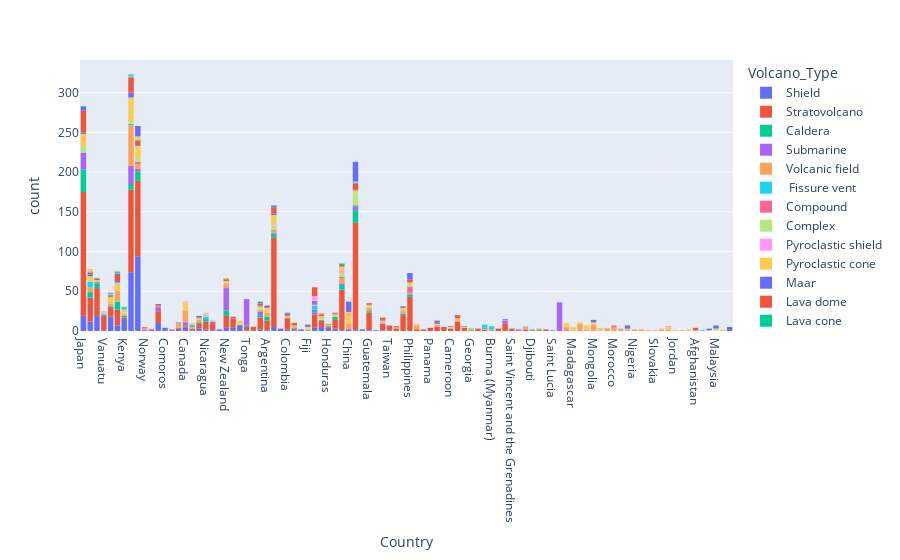

Notebook cell for this chart:
### Code cell
px.histogram(data, x='Country', color='Volcano_Type')

### Figure 1 — Plotly figure (JSON) as saved in the notebook; plotly's stock layout.template omitted (floating-point values rounded to 4 significant figures; data arrays with more than 128 entries replaced by an {"elided": "..."} marker saying what was removed)
{"data": [{"alignmentgroup": "True", "bingroup": "x", "hovertemplate": "Volcano_Type=Shield<br>Country=%{x}<br>count=%{y}<extra></extra>", "legendgroup": "Shield", "marker": {"color": "#636efa", "pattern": {"shape": ""}}, "name": "Shield", "offsetgroup": "Shield", "orientation": "v", "showlegend": true, "type": "histogram", "x": {"elided": "353 str values"}, "xaxis": "x", "yaxis": "y"}, {"alignmentgroup": "True", "bingroup": "x", "hovertemplate": "Volcano_Type=Stratovolcano<br>Country=%{x}<br>count=%{y}<extra></extra>", "legendgroup": "Stratovolcano", "marker": {"color": "#EF553B", "pattern": {"shape": ""}}, "name": "Stratovolcano", "offsetgroup": "Stratovolcano", "orientation": "v", "showlegend": true, "type": "histogram", "x": {"elided": "1102 str values"}, "xaxis": "x", "yaxis": "y"}, {"alignmentgroup": "True", "bingroup": "x", "hovertemplate": "Volcano_Type=Caldera<br>Country=%{x}<br>count=%{y}<extra></extra>", "legendgroup": "Caldera", "marker": {"color": "#00cc96", "pattern": {"shape": ""}}, "name": "Caldera", "offsetgroup": "Caldera", "orientation": "v", "showlegend": true, "type": "histogram", "x": {"elided": "141 str values"}, "xaxis": "x", "yaxis": "y"}, {"alignmentgroup": "True", "bingroup": "x", "hovertemplate": "Volcano_Type=Submarine<br>Country=%{x}<br>count=%{y}<extra></extra>", "legendgroup": "Submarine", "marker": {"color": "#ab63fa", "pattern": {"shape": ""}}, "name": "Submarine", "offsetgroup": "Submarine", "orientation": "v", "showlegend": true, "type": "histogram", "x": {"elided": "179 str values"}, "xaxis": "x", "yaxis": "y"}, {"alignmentgroup": "True", "bingroup": "x", "hovertemplate": "Volcano_Type=Volcanic field<br>Country=%{x}<br>count=%{y}<extra></extra>", "legendgroup": "Volcanic field", "marker": {"color": "#FFA15A", "pattern": {"shape": ""}}, "name": "Volcanic field", "offsetgroup": "Volcanic field", "orientation": "v", "showlegend": true, "type": "histogram", "x": {"elided": "220 str values"}, "xaxis": "x", "yaxis": "y"}, {"alignmentgroup": "True", "bingroup": "x", "hovertemplate": "Volcano_Type= Fissure vent<br>Country=%{x}<br>count=%{y}<extra></extra>", "legendgroup": " Fissure vent", "marker": {"color": "#19d3f3", "pattern": {"shape": ""}}, "name": " Fissure vent", "offsetgroup": " Fissure vent", "orientation": "v", "showlegend": true, "type": "histogram", "x": ["Ethiopia", "Djibouti", "Ethiopia", "Ethiopia", "Ethiopia", "Nicaragua", "Spain", "Spain", "Nicaragua", "Spain", "Iceland", "Ethiopia", "Ethiopia", "Nicaragua", "Ethiopia", "Laos", "United States", "Iceland", "Indonesia", "United States", "Iceland", "Iceland", "Burma (Myanmar)", "Burma (Myanmar)", "Indonesia", "Burma (Myanmar)", "Burma (Myanmar)", "Iceland"], "xaxis": "x", "yaxis": "y"}, {"alignmentgroup": "True", "bingroup": "x", "hovertemplate": "Volcano_Type=Compound<br>Country=%{x}<br>count=%{y}<extra></extra>", "legendgroup": "Compound", "marker": {"color": "#FF6692", "pattern": {"shape": ""}}, "name": "Compound", "offsetgroup": "Compound", "orientation": "v", "showlegend": true, "type": "histogram", "x": ["Philippines", "Philippines", "Ecuador", "Mexico", "Philippines", "Russia", "Indonesia", "Ecuador", "Papua New Guinea", "Philippines", "Papua New Guinea", "Russia", "Russia", "Philippines", "Philippines", "Philippines", "Philippines", "Chile"], "xaxis": "x", "yaxis": "y"}, {"alignmentgroup": "True", "bingroup": "x", "hovertemplate": "Volcano_Type=Complex<br>Country=%{x}<br>count=%{y}<extra></extra>", "legendgroup": "Complex", "marker": {"color": "#B6E880", "pattern": {"shape": ""}}, "name": "Complex", "offsetgroup": "Complex", "orientation": "v", "showlegend": true, "type": "histogram", "x": ["Indonesia", "Russia", "Japan", "Philippines", "Costa Rica", "Chile", "Chile", "Philippines", "Indonesia", "Indonesia", "Kenya", "Japan", "Chile", "Colombia", "Russia", "Indonesia", "Japan", "Kenya", "Indonesia", "Indonesia", "Japan", "Italy", "Japan", "Indonesia", "Indonesia", "Papua New Guinea", "Indonesia", "Papua New Guinea", "Philippines", "Indonesia", "Australia", "Canada", "Papua New Guinea", "Russia", "Chile", "Japan", "Guatemala", "Indonesia", "Nicaragua", "Costa Rica", "Indonesia", "Indonesia", "Papua New Guinea", "Vanuatu", "Chile", "Indonesia", "United States", "Argentina", "Dominica", "Papua New Guinea", "Japan", "Ethiopia", "Japan", "Vanuatu", "Guatemala", "Russia", "Indonesia", "Russia", "New Zealand", "Fiji", "Vanuatu", "Fiji"], "xaxis": "x", "yaxis": "y"}, {"alignmentgroup": "True", "bingroup": "x", "hovertemplate": "Volcano_Type=Pyroclastic shield<br>Country=%{x}<br>count=%{y}<extra></extra>", "legendgroup": "Pyroclastic shield", "marker": {"color": "#FF97FF", "pattern": {"shape": ""}}, "name": "Pyroclastic shield", "offsetgroup": "Pyroclastic shield", "orientation": "v", "showlegend": true, "type": "histogram", "x": ["Vanuatu", "Nicaragua", "Papua New Guinea", "Chad", "Papua New Guinea", "Chile", "Papua New Guinea", "Bolivia", "Nicaragua"], "xaxis": "x", "yaxis": "y"}, {"alignmentgroup": "True", "bingroup": "x", "hovertemplate": "Volcano_Type=Pyroclastic cone<br>Country=%{x}<br>count=%{y}<extra></extra>", "legendgroup": "Pyroclastic cone", "marker": {"color": "#FECB52", "pattern": {"shape": ""}}, "name": "Pyroclastic cone", "offsetgroup": "Pyroclastic cone", "orientation": "v", "showlegend": true, "type": "histogram", "x": {"elided": "208 str values"}, "xaxis": "x", "yaxis": "y"}, {"alignmentgroup": "True", "bingroup": "x", "hovertemplate": "Volcano_Type=Maar<br>Country=%{x}<br>count=%{y}<extra></extra>", "legendgroup": "Maar", "marker": {"color": "#636efa", "pattern": {"shape": ""}}, "name": "Maar", "offsetgroup": "Maar", "orientation": "v", "showlegend": true, "type": "histogram", "x": ["El Salvador", "Ethiopia", "United States", "Uganda", "United States", "Bolivia", "Russia", "Ethiopia", "Japan", "United States", "Chile", "United States", "United States", "Germany", "Japan", "France", "Germany", "United States", "Cameroon", "Indonesia", "Chile", "Iran", "Colombia", "Italy", "Mexico", "Mexico", "Mexico"], "xaxis": "x", "yaxis": "y"}, {"alignmentgroup": "True", "bingroup": "x", "hovertemplate": "Volcano_Type=Lava dome<br>Country=%{x}<br>count=%{y}<extra></extra>", "legendgroup": "Lava dome", "marker": {"color": "#EF553B", "pattern": {"shape": ""}}, "name": "Lava dome", "offsetgroup": "Lava dome", "orientation": "v", "showlegend": true, "type": "histogram", "x": ["United States", "Russia", "France", "Mexico", "Dominica", "Russia", "Japan", "Chile", "Turkey", "Chile", "Chile", "Papua New Guinea", "Guatemala", "Bolivia", "United States", "Japan", "United States", "Greece", "United States", "Philippines", "Fiji", "Japan", "Japan", "New Zealand", "Japan", "Mexico", "Mexico", "Peru", "Indonesia", "United States", "Russia", "Taiwan", "Peru", "Argentina", "United States", "Greece", "Japan", "Papua New Guinea", "New Zealand", "Italy", "Philippines", "Japan", "Indonesia", "Morocco", "United States", "Ethiopia", "United States", "Philippines", "Chile", "United Kingdom", "Bolivia", "Taiwan", "United States", "United States", "Guatemala", "Afghanistan", "United States", "Costa Rica", "Ethiopia", "Bolivia", "Colombia", "Japan", "Indonesia", "Japan", "Mexico", "Japan", "Japan", "United States", "Indonesia", "Japan", "Japan", "Iran", "Chile", "United States", "Chile", "Afghanistan", "Eritrea", "Antarctica", "Mexico", "Japan", "Mexico", "Japan", "Japan", "Mexico", "Japan", "Japan", "Colombia", "Italy", "Chile", "Mexico", "Peru", "Indonesia", "Ecuador", "United States", "Philippines", "Ecuador", "Tanzania", "Costa Rica", "Japan", "Japan", "France", "Japan", "Japan", "Japan", "United Kingdom", "United States", "United States", "Romania", "Greece", "United States", "United States", "Japan", "Japan", "Japan", "Indonesia", "United States", "Russia", "Russia", "Indonesia", "China", "Japan", "Afghanistan"], "xaxis": "x", "yaxis": "y"}, {"alignmentgroup": "True", "bingroup": "x", "hovertemplate": "Volcano_Type=Lava cone<br>Country=%{x}<br>count=%{y}<extra></extra>", "legendgroup": "Lava cone", "marker": {"color": "#00cc96", "pattern": {"shape": ""}}, "name": "Lava cone", "offsetgroup": "Lava cone", "orientation": "v", "showlegend": true, "type": "histogram", "x": ["Papua New Guinea", "Russia", "Georgia", "Chile", "Honduras", "Indonesia", "New Zealand", "United States", "Papua New Guinea"], "xaxis": "x", "yaxis": "y"}, {"alignmentgroup": "True", "bingroup": "x", "hovertemplate": "Volcano_Type=Crater rows<br>Country=%{x}<br>count=%{y}<extra></extra>", "legendgroup": "Crater rows", "marker": {"color": "#ab63fa", "pattern": {"shape": ""}}, "name": "Crater rows", "offsetgroup": "Crater rows", "orientation": "v", "showlegend": true, "type": "histogram", "x": ["Iceland", "Iceland", "Iceland", "Iceland", "Iceland", "Japan"], "xaxis": "x", "yaxis": "y"}, {"alignmentgroup": "True", "bingroup": "x", "hovertemplate": "Volcano_Type=Tuff ring<br>Country=%{x}<br>count=%{y}<extra></extra>", "legendgroup": "Tuff ring", "marker": {"color": "#FFA15A", "pattern": {"shape": ""}}, "name": "Tuff ring", "offsetgroup": "Tuff ring", "orientation": "v", "showlegend": true, "type": "histogram", "x": ["United States", "Algeria"], "xaxis": "x", "yaxis": "y"}, {"alignmentgroup": "True", "bingroup": "x", "hovertemplate": "Volcano_Type=Tuff cone<br>Country=%{x}<br>count=%{y}<extra></extra>", "legendgroup": "Tuff cone", "marker": {"color": "#19d3f3", "pattern": {"shape": ""}}, "name": "Tuff cone", "offsetgroup": "Tuff cone", "orientation": "v", "showlegend": true, "type": "histogram", "x": ["Kenya", "Uganda", "Mexico", "Uganda", "Uganda", "Ethiopia", "Uganda", "Yemen", "Kenya", "Mexico", "Mexico", "United States", "Ecuador", "Antarctica", "United States", "Kenya", "Antarctica"], "xaxis": "x", "yaxis": "y"}, {"alignmentgroup": "True", "bingroup": "x", "hovertemplate": "Volcano_Type=Explosion crater<br>Country=%{x}<br>count=%{y}<extra></extra>", "legendgroup": "Explosion crater", "marker": {"color": "#FF6692", "pattern": {"shape": ""}}, "name": "Explosion crater", "offsetgroup": "Explosion crater", "orientation": "v", "showlegend": true, "type": "histogram", "x": ["Ethiopia", "Norway", "Russia", "Costa Rica", "Italy", "Morocco", "Indonesia", "Norway"], "xaxis": "x", "yaxis": "y"}, {"alignmentgroup": "True", "bingroup": "x", "hovertemplate": "Volcano_Type=Fissure vent<br>Country=%{x}<br>count=%{y}<extra></extra>", "legendgroup": "Fissure vent", "marker": {"color": "#B6E880", "pattern": {"shape": ""}}, "name": "Fissure vent", "offsetgroup": "Fissure vent", "orientation": "v", "showlegend": true, "type": "histogram", "x": ["Iceland", "Ethiopia", "Portugal", "Georgia", "Romania", "Malaysia", "Greece", "Bolivia", "Indonesia", "Russia"], "xaxis": "x", "yaxis": "y"}, {"alignmentgroup": "True", "bingroup": "x", "hovertemplate": "Volcano_Type=Subglacial<br>Country=%{x}<br>count=%{y}<extra></extra>", "legendgroup": "Subglacial", "marker": {"color": "#FF97FF", "pattern": {"shape": ""}}, "name": "Subglacial", "offsetgroup": "Subglacial", "orientation": "v", "showlegend": true, "type": "histogram", "x": ["Iceland", "Canada", "Iceland", "Iceland", "Iceland", "Iceland"], "xaxis": "x", "yaxis": "y"}, {"alignmentgroup": "True", "bingroup": "x", "hovertemplate": "Volcano_Type=Cone<br>Country=%{x}<br>count=%{y}<extra></extra>", "legendgroup": "Cone", "marker": {"color": "#FECB52", "pattern": {"shape": ""}}, "name": "Cone", "offsetgroup": "Cone", "orientation": "v", "showlegend": true, "type": "histogram", "x": ["Russia", "Russia", "Ethiopia", "Saudi Arabia", "United States", "Vietnam", "China", "Antarctica", "Saudi Arabia", "Ethiopia", "Malaysia", "Mexico", "China", "Vietnam", "Russia", "Kenya", "New Zealand", "Syria", "Syria", "Syria", "Syria", "Syria", "Vietnam", "Mongolia", "Vietnam"], "xaxis": "x", "yaxis": "y"}, {"alignmentgroup": "True", "bingroup": "x", "hovertemplate": "Volcano_Type=Unknown<br>Country=%{x}<br>count=%{y}<extra></extra>", "legendgroup": "Unknown", "marker": {"color": "#636efa", "pattern": {"shape": ""}}, "name": "Unknown", "offsetgroup": "Unknown", "orientation": "v", "showlegend": true, "type": "histogram", "x": ["Tonga", "Russia", "Chile", "Thailand", "Thailand", "Russia", "Indonesia", "Philippines", "Russia", "Thailand", "Indonesia", "Cambodia", "Thailand", "China", "Cambodia", "Colombia", "China", "Mongolia", "Iran", "Iran", "China", "Philippines", "Indonesia", "Indonesia", "China", "Peru", "China", "Philippines", "Chile", "Indonesia", "Fiji", "Malaysia", "Japan", "Japan", "Turkey", "Fiji", "Russia", "Russia", "Mongolia", "Turkey", "Philippines", "Russia", "Thailand", "Malaysia", "El Salvador", "China", "Tanzania", "Russia", "Solomon Islands", "Indonesia", "Philippines", "Indonesia", "Japan", "Russia", "Indonesia", "Indonesia", "Philippines", "Russia", "Malaysia", "Indonesia", "Indonesia", "Philippines", "Cambodia", "Indonesia", "Indonesia", "Russia", "Indonesia", "Argentina", "Indonesia", "Indonesia", "Indonesia", "Indonesia", "Indonesia", "Philippines", "Indonesia", "Indonesia", "Russia", "Cambodia", "Mongolia", "China", "Indonesia", "China", "Indonesia", "Indonesia", "Argentina", "Japan", "Antarctica", "Indonesia", "Russia", "China", "China", "China", "China", "China", "Russia", "Malaysia"], "xaxis": "x", "yaxis": "y"}, {"alignmentgroup": "True", "bingroup": "x", "hovertemplate": "Volcano_Type=Tuya<br>Country=%{x}<br>count=%{y}<extra></extra>", "legendgroup": "Tuya", "marker": {"color": "#EF553B", "pattern": {"shape": ""}}, "name": "Tuya", "offsetgroup": "Tuya", "orientation": "v", "showlegend": true, "type": "histogram", "x": ["Iceland", "Iceland", "Iceland", "Iceland", "Iceland", "Iceland", "Iceland", "Iceland", "Iceland", "Iceland", "Iceland"], "xaxis": "x", "yaxis": "y"}, {"alignmentgroup": "True", "bingroup": "x", "hovertemplate": "Volcano_Type=Volcanic remnant<br>Country=%{x}<br>count=%{y}<extra></extra>", "legendgroup": "Volcanic remnant", "marker": {"color": "#00cc96", "pattern": {"shape": ""}}, "name": "Volcanic remnant", "offsetgroup": "Volcanic remnant", "orientation": "v", "showlegend": true, "type": "histogram", "x": ["Japan", "Italy", "Italy"], "xaxis": "x", "yaxis": "y"}], "layout": {"barmode": "relative", "legend": {"title": {"text": "Volcano_Type"}, "tracegroupgap": 0}, "margin": {"t": 60}, "xaxis": {"anchor": "y", "domain": [0, 1], "title": {"text": "Country"}}, "yaxis": {"anchor": "x", "domain": [0, 1], "title": {"text": "count"}}}}
